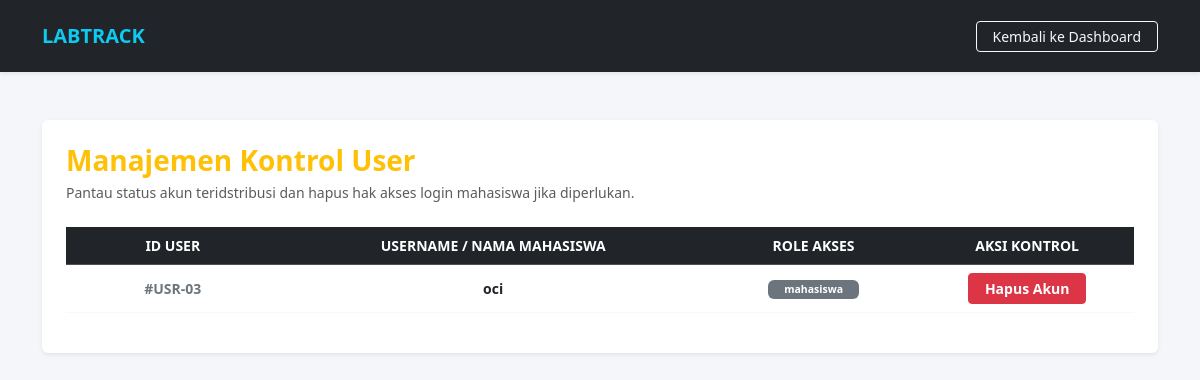
The app's page /kelola_user.php (signed in) with its own data.
### tables this page shows
CREATE TABLE `users` (
  `id_user` int NOT NULL AUTO_INCREMENT,
  `username` varchar(50) NOT NULL,
  `password` varchar(255) NOT NULL,
  `role` enum('admin','mahasiswa') NOT NULL,
  PRIMARY KEY (`id_user`),
  UNIQUE KEY `username` (`username`)
);

### kelola_user.php (the view, shortened to what this page needs)
<?php
include 'config/db.php';
$users_query = mysqli_query($conn, "SELECT id_user, username, role FROM users WHERE role != 'admin'");
?>
<!DOCTYPE html>
<html lang="id">
<head>
    <link href="https://cdn.jsdelivr.net/npm/bootstrap@5.3.3/dist/css/bootstrap.min.css" rel="stylesheet">
    <link href="assets/css/style.css" rel="stylesheet">
</head>
<body>
<nav class="navbar navbar-expand-lg navbar-dark bg-dark shadow-sm py-3">
    <div class="container">
        <a class="navbar-brand fw-bold text-info" href="dashboard.php">LABTRACK</a>
        <div class="ms-auto">
            <a href="dashboard.php" class="btn btn-sm btn-outline-light px-3">Kembali ke Dashboard</a>
        </div>
    </div>
</nav>
<div class="container my-5">
    <div class="card p-4 shadow-sm border-0 bg-white">
        <h3 class="fw-bold text-warning m-0">Manajemen Kontrol User</h3>
        <p class="text-muted small mt-1 mb-4">Pantau status akun teridstribusi dan hapus hak akses login mahasiswa jika diperlukan.</p>
        <div class="table-responsive">
            <table class="table table-hover align-middle text-center border-light">
                <thead class="table-dark text-uppercase small">
                    <tr>
                        <th style="width: 20%;">ID User</th>
                        <th style="width: 40%;">Username / Nama Mahasiswa</th>
                        <th style="width: 20%;">Role Akses</th>
                        <th style="width: 20%;">Aksi Kontrol</th>
                    </tr>
                </thead>
                <tbody class="small">
                    <?php if(mysqli_num_rows($users_query) > 0): ?>
                        <?php while($row = mysqli_fetch_assoc($users_query)): ?>
                        <tr>
                            <td class="fw-bold text-secondary">#USR-0<?php echo $row['id_user']; ?></td>
                            <td class="fw-bold text-dark"><?php echo htmlspecialchars($row['username']); ?></td>
                            <td><span class="badge bg-secondary px-3 py-1"><?php echo $row['role']; ?></span></td>
                            <td>
                                <a href="kelola_user.php?hapus=<?php echo $row['id_user']; ?>"
                                   class="btn btn-sm btn-danger fw-bold py-1 px-3"
                                   onclick="return confirm('Apakah Anda yakin ingin menghapus akun mahasiswa bernama <?php echo $row['username']; ?>?')">
                                   Hapus Akun
                                </a>
                            </td>
                        </tr>
                        <?php endwhile; ?>
                    <?php else: ?>
                        <tr>
                            <td colspan="4" class="text-muted py-4">Belum ada data mahasiswa yang terdaftar di database.</td>
                        </tr>
                    <?php endif; ?>
                </tbody>
            </table>
        </div>
    </div>
</div>
</body>
</html>

### assets/style.css (style rules this page uses)
body { background-color: #f4f6f9; font-family: 'Segoe UI', Tahoma, Geneva, Verdana, sans-serif; }

### records on screen
users: id_user "3", username "oci", role "mahasiswa"
